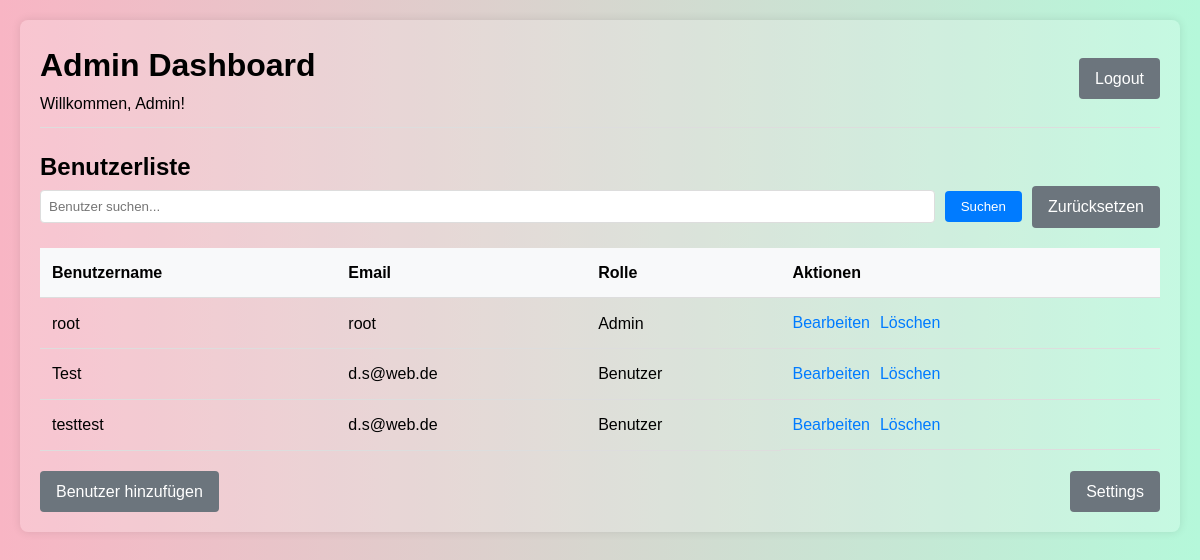
Page /admin/admin_dashboard (signed in) on the earlier database version.
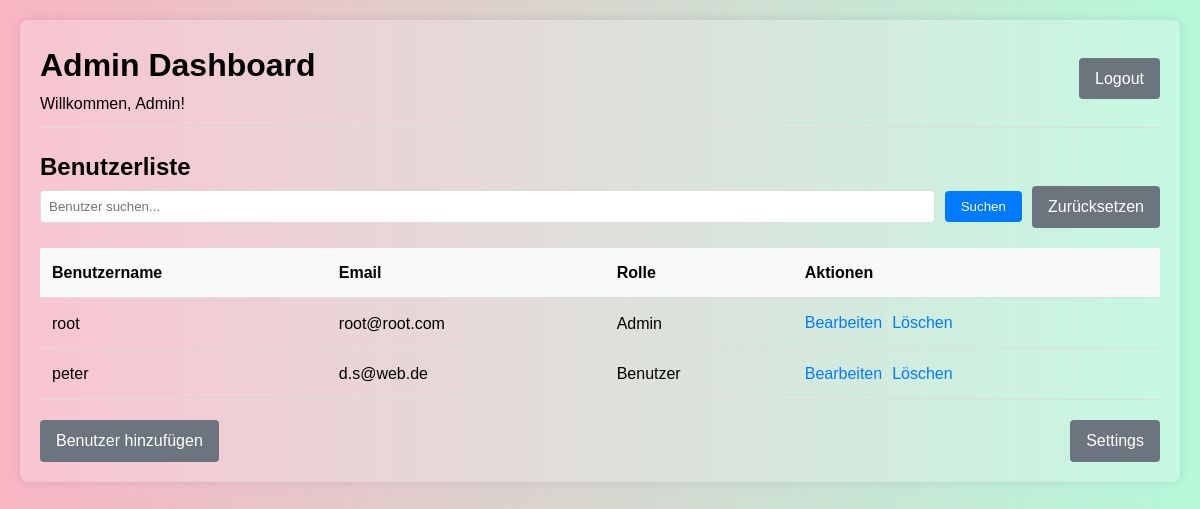
Same page on the later database version.
### tables this page shows
CREATE TABLE User (
            ID INTEGER
            , username TEXT
            , password TEXT
            , adminrole INTEGER
            , PersonID INTEGER
            , PRIMARY KEY(ID));

CREATE TABLE Person (
            ID INTEGER
            , name TEXT
            , firstname TEXT
            , email TEXT
            , phone TEXT
            , iban TEXT
            , AddressID INTEGER
            , PRIMARY KEY(ID));

### app/controllers/admin_controller.py (the view)
@admin_bp.route('/admin_dashboard')
def admin_dashboard():
    if not session.get('is_admin'):
        return redirect(url_for('user.login'))
    users = get_all_users()
    return render_template('admin_dashboard.html', users=users)

### app/views/templates/admin_dashboard.html (shortened to what this page needs)
<!DOCTYPE html>
<html lang="de">
<head>
    <link rel="stylesheet" href="{{ url_for('static', filename='css/dashboard_style.css') }}">
</head>
<body>
    <div class="container">
        <div class="header">
            <div>
                <h1>Admin Dashboard</h1>
                <p>Willkommen, Admin!</p>
            </div>
            <a href="{{ url_for('user.logout') }}" class="button-link">Logout</a>
        </div>
        <h2>Benutzerliste</h2>
        <div class="search-container">
            <form method="post" action="{{ url_for('admin.search_user') }}" class="search-form">
                <input type="text" name="search" placeholder="Benutzer suchen...">
                <button type="submit">Suchen</button>
                <a href="{{ url_for('admin.admin_dashboard') }}" class="button-link">Zurücksetzen</a>
            </form>
        </div>
        <table>
            <thead>
                <tr>
                    <th>Benutzername</th>
                    <th>Email</th>
                    <th>Rolle</th>
                    <th>Aktionen</th>
                </tr>
            </thead>
            <tbody>
                {% for user in users %}
                <tr>
                    <td>{{ user.username }}</td>
                    <td>{{ user.person.email }}</td>
                    <td>{{ 'Admin' if user.adminrole else 'Benutzer' }}</td>
                    <td class="actions">
                        <a href="{{ url_for('admin.edit_user', user_id=user.id) }}">Bearbeiten</a>
                        <a href="{{ url_for('admin.delete_user', user_id=user.id) }}"
                           onclick="return confirm('Bist du sicher, dass du diesen Benutzer löschen möchtest?');">
                           Löschen
                        </a>
                    </td>
                </tr>
                {% endfor %}
            </tbody>
        </table>
        <div class="footer-links">
            <div class="left-links">
                <a href="{{ url_for('admin.add_user') }}" class="button-link">Benutzer hinzufügen</a>
            </div>
            <div class="right-links">
                <a href="{{ url_for('admin.config_form') }}" class="button-link">Settings</a>
            </div>
        </div>
    </div>
</body>
</html>

Differences in the rows shown:
removed User: username "testtest", person.email "d.s@web.de", adminrole "Benutzer"
changed through a linked row, User "root": person.email "root" → "root@root.com"
changed User "Benutzer": username "Test" → "peter"
